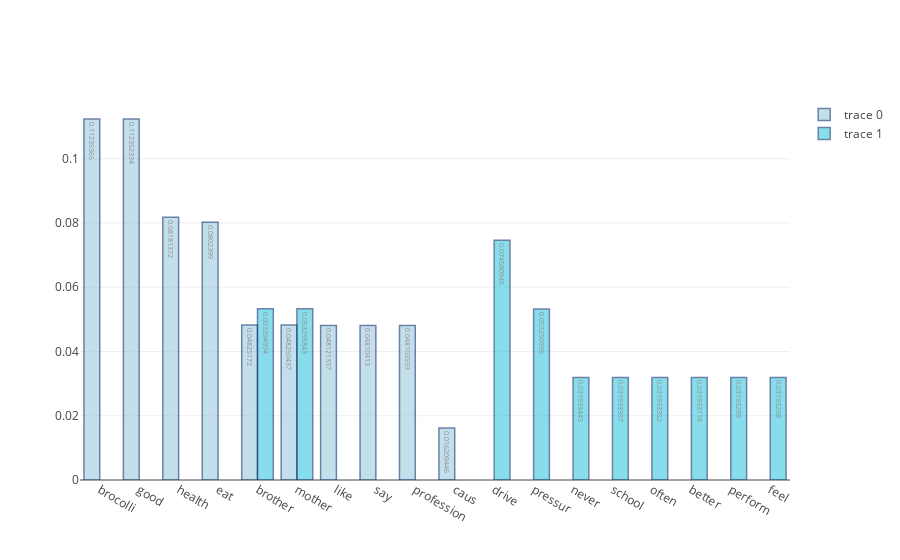

Source (notebook cell):
### Code cell
x1 = [topic1Array[0,0],topic1Array[1,0],topic1Array[2,0],topic1Array[3,0],topic1Array[4,0],topic1Array[5,0],
     topic1Array[6,0],topic1Array[7,0],topic1Array[8,0],topic1Array[9,0]]
y1 = [topic1Array[0,1],topic1Array[1,1],topic1Array[2,1],topic1Array[3,1],topic1Array[4,1],topic1Array[5,1],
     topic1Array[6,1],topic1Array[7,1],topic1Array[8,1],topic1Array[9,1]]
x2 = [topic2Array[0,0],topic2Array[1,0],topic2Array[2,0],topic2Array[3,0],topic2Array[4,0],topic2Array[5,0],
     topic2Array[6,0],topic2Array[7,0],topic2Array[8,0],topic2Array[9,0]]
y2 = [topic2Array[0,1],topic2Array[1,1],topic2Array[2,1],topic2Array[3,1],topic2Array[4,1],topic2Array[5,1],
     topic2Array[6,1],topic2Array[7,1],topic2Array[8,1],topic2Array[9,1]]

topic1 = go.Bar(
    x=x1,
    y=y1,
    text=y1,
    textposition = 'auto',
    marker=dict(
        color='rgb(158,202,225)',
        line=dict(
            color='rgb(8,48,107)',
            width=1.5),
        ),
    opacity=0.6
)

topic2 = go.Bar(
    x=x2,
    y=y2,
    text=y2,
    textposition = 'auto',
    marker=dict(
        color='rgb(58,200,225)',
        line=dict(
            color='rgb(8,48,107)',
            width=1.5),
        ),
    opacity=0.6
)

data = [trace1,trace2]

iplot(data, filename='grouped-bar-direct-labels')

### Figure 1 — Plotly figure (JSON) as saved in the notebook; plotly's stock layout.template omitted (floating-point values rounded to 4 significant figures)
{"data": [{"marker": {"color": "rgb(158,202,225)", "line": {"color": "rgb(8,48,107)", "width": 1.5}}, "opacity": 0.6, "text": ["0.11235365", "0.112352334", "0.08181372", "0.0802399", "0.04825172", "0.048250437", "0.048121337", "0.04810413", "0.048103593", "0.016209446"], "textposition": "auto", "type": "bar", "uid": "964d2cd2-0fd1-4e03-8ca5-6162d082809d", "x": ["brocolli", "good", "health", "eat", "brother", "mother", "like", "say", "profession", "caus"], "y": ["0.11235365", "0.112352334", "0.08181372", "0.0802399", "0.04825172", "0.048250437", "0.048121337", "0.04810413", "0.048103593", "0.016209446"]}, {"marker": {"color": "rgb(58,200,225)", "line": {"color": "rgb(8,48,107)", "width": 1.5}}, "opacity": 0.6, "text": ["0.074580945", "0.053295843", "0.053294994", "0.053250995", "0.031933445", "0.031933397", "0.031933352", "0.031933118", "0.03193299", "0.03193258"], "textposition": "auto", "type": "bar", "uid": "cc5141ee-7ae5-441a-9f8a-d764c8aa7496", "x": ["drive", "mother", "brother", "pressur", "never", "school", "often", "better", "perform", "feel"], "y": ["0.074580945", "0.053295843", "0.053294994", "0.053250995", "0.031933445", "0.031933397", "0.031933352", "0.031933118", "0.03193299", "0.03193258"]}], "layout": {}}
